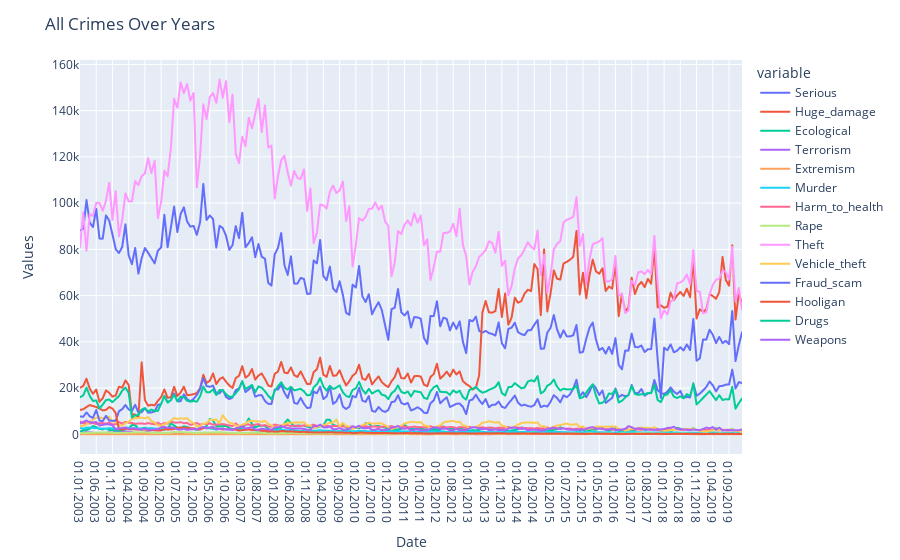

The notebook cell this image was saved under:
### Markdown cell above
The most crime types are theft, huge_damage and serious.

### Code cell
fig = px.line(df, x='month', y=df.columns[2:])

fig.update_layout(
    title="All Crimes Over Years",
    xaxis_title="Date",
    yaxis_title="Values"
)

fig.show()

### Figure 1 — Plotly figure (JSON) as saved in the notebook; plotly's stock layout.template omitted (floating-point values rounded to 4 significant figures; data arrays with more than 128 entries replaced by an {"elided": "..."} marker saying what was removed)
{"data": [{"hovertemplate": "variable=Serious<br>month=%{x}<br>value=%{y}<extra></extra>", "legendgroup": "Serious", "line": {"color": "#636efa", "dash": "solid"}, "marker": {"symbol": "circle"}, "mode": "lines", "name": "Serious", "showlegend": true, "type": "scattergl", "x": {"elided": "205 str values"}, "xaxis": "x", "y": {"elided": "205 int values"}, "yaxis": "y"}, {"hovertemplate": "variable=Huge_damage<br>month=%{x}<br>value=%{y}<extra></extra>", "legendgroup": "Huge_damage", "line": {"color": "#EF553B", "dash": "solid"}, "marker": {"symbol": "circle"}, "mode": "lines", "name": "Huge_damage", "showlegend": true, "type": "scattergl", "x": {"elided": "205 str values"}, "xaxis": "x", "y": {"elided": "205 int values"}, "yaxis": "y"}, {"hovertemplate": "variable=Ecological<br>month=%{x}<br>value=%{y}<extra></extra>", "legendgroup": "Ecological", "line": {"color": "#00cc96", "dash": "solid"}, "marker": {"symbol": "circle"}, "mode": "lines", "name": "Ecological", "showlegend": true, "type": "scattergl", "x": {"elided": "205 str values"}, "xaxis": "x", "y": {"elided": "205 int values"}, "yaxis": "y"}, {"hovertemplate": "variable=Terrorism<br>month=%{x}<br>value=%{y}<extra></extra>", "legendgroup": "Terrorism", "line": {"color": "#ab63fa", "dash": "solid"}, "marker": {"symbol": "circle"}, "mode": "lines", "name": "Terrorism", "showlegend": true, "type": "scattergl", "x": {"elided": "205 str values"}, "xaxis": "x", "y": {"elided": "205 int values"}, "yaxis": "y"}, {"hovertemplate": "variable=Extremism<br>month=%{x}<br>value=%{y}<extra></extra>", "legendgroup": "Extremism", "line": {"color": "#FFA15A", "dash": "solid"}, "marker": {"symbol": "circle"}, "mode": "lines", "name": "Extremism", "showlegend": true, "type": "scattergl", "x": {"elided": "205 str values"}, "xaxis": "x", "y": {"elided": "205 int values"}, "yaxis": "y"}, {"hovertemplate": "variable=Murder<br>month=%{x}<br>value=%{y}<extra></extra>", "legendgroup": "Murder", "line": {"color": "#19d3f3", "dash": "solid"}, "marker": {"symbol": "circle"}, "mode": "lines", "name": "Murder", "showlegend": true, "type": "scattergl", "x": {"elided": "205 str values"}, "xaxis": "x", "y": {"elided": "205 int values"}, "yaxis": "y"}, {"hovertemplate": "variable=Harm_to_health<br>month=%{x}<br>value=%{y}<extra></extra>", "legendgroup": "Harm_to_health", "line": {"color": "#FF6692", "dash": "solid"}, "marker": {"symbol": "circle"}, "mode": "lines", "name": "Harm_to_health", "showlegend": true, "type": "scattergl", "x": {"elided": "205 str values"}, "xaxis": "x", "y": {"elided": "205 int values"}, "yaxis": "y"}, {"hovertemplate": "variable=Rape<br>month=%{x}<br>value=%{y}<extra></extra>", "legendgroup": "Rape", "line": {"color": "#B6E880", "dash": "solid"}, "marker": {"symbol": "circle"}, "mode": "lines", "name": "Rape", "showlegend": true, "type": "scattergl", "x": {"elided": "205 str values"}, "xaxis": "x", "y": {"elided": "205 int values"}, "yaxis": "y"}, {"hovertemplate": "variable=Theft<br>month=%{x}<br>value=%{y}<extra></extra>", "legendgroup": "Theft", "line": {"color": "#FF97FF", "dash": "solid"}, "marker": {"symbol": "circle"}, "mode": "lines", "name": "Theft", "showlegend": true, "type": "scattergl", "x": {"elided": "205 str values"}, "xaxis": "x", "y": {"elided": "205 int values"}, "yaxis": "y"}, {"hovertemplate": "variable=Vehicle_theft<br>month=%{x}<br>value=%{y}<extra></extra>", "legendgroup": "Vehicle_theft", "line": {"color": "#FECB52", "dash": "solid"}, "marker": {"symbol": "circle"}, "mode": "lines", "name": "Vehicle_theft", "showlegend": true, "type": "scattergl", "x": {"elided": "205 str values"}, "xaxis": "x", "y": {"elided": "205 int values"}, "yaxis": "y"}, {"hovertemplate": "variable=Fraud_scam<br>month=%{x}<br>value=%{y}<extra></extra>", "legendgroup": "Fraud_scam", "line": {"color": "#636efa", "dash": "solid"}, "marker": {"symbol": "circle"}, "mode": "lines", "name": "Fraud_scam", "showlegend": true, "type": "scattergl", "x": {"elided": "205 str values"}, "xaxis": "x", "y": {"elided": "205 int values"}, "yaxis": "y"}, {"hovertemplate": "variable=Hooligan<br>month=%{x}<br>value=%{y}<extra></extra>", "legendgroup": "Hooligan", "line": {"color": "#EF553B", "dash": "solid"}, "marker": {"symbol": "circle"}, "mode": "lines", "name": "Hooligan", "showlegend": true, "type": "scattergl", "x": {"elided": "205 str values"}, "xaxis": "x", "y": {"elided": "205 int values"}, "yaxis": "y"}, {"hovertemplate": "variable=Drugs<br>month=%{x}<br>value=%{y}<extra></extra>", "legendgroup": "Drugs", "line": {"color": "#00cc96", "dash": "solid"}, "marker": {"symbol": "circle"}, "mode": "lines", "name": "Drugs", "showlegend": true, "type": "scattergl", "x": {"elided": "205 str values"}, "xaxis": "x", "y": {"elided": "205 int values"}, "yaxis": "y"}, {"hovertemplate": "variable=Weapons<br>month=%{x}<br>value=%{y}<extra></extra>", "legendgroup": "Weapons", "line": {"color": "#ab63fa", "dash": "solid"}, "marker": {"symbol": "circle"}, "mode": "lines", "name": "Weapons", "showlegend": true, "type": "scattergl", "x": {"elided": "205 str values"}, "xaxis": "x", "y": {"elided": "205 int values"}, "yaxis": "y"}], "layout": {"legend": {"title": {"text": "variable"}, "tracegroupgap": 0}, "margin": {"t": 60}, "title": {"text": "All Crimes Over Years"}, "xaxis": {"anchor": "y", "domain": [0, 1], "title": {"text": "Date"}}, "yaxis": {"anchor": "x", "domain": [0, 1], "title": {"text": "Values"}}}}
